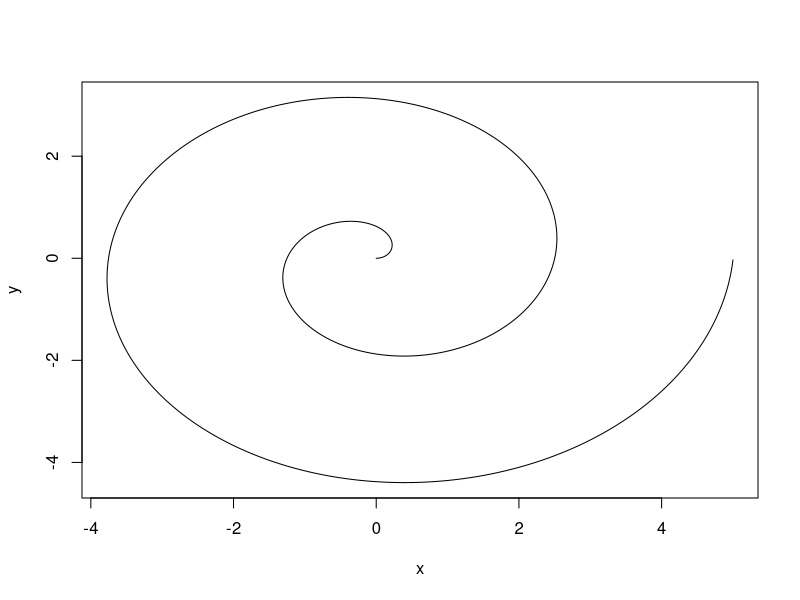

The R source for this figure:
## ---- chunk 1
#| label: fig-polar-r
#| fig-cap: "A Cartesian Spiral in R"
# Define the angle of the spiral (polar coords)
# go around two full times (2*pi = one revolution)
theta <- seq(0, 4*pi, .01) 
# Define the distance from the origin of the spiral
# Needs to have the same length as theta
r <- seq(0, 5, length.out = length(theta))

# Now define x and y in cartesian coordinates
x <- r * cos(theta)
y <- r * sin(theta)

plot(x, y, type = "l")

